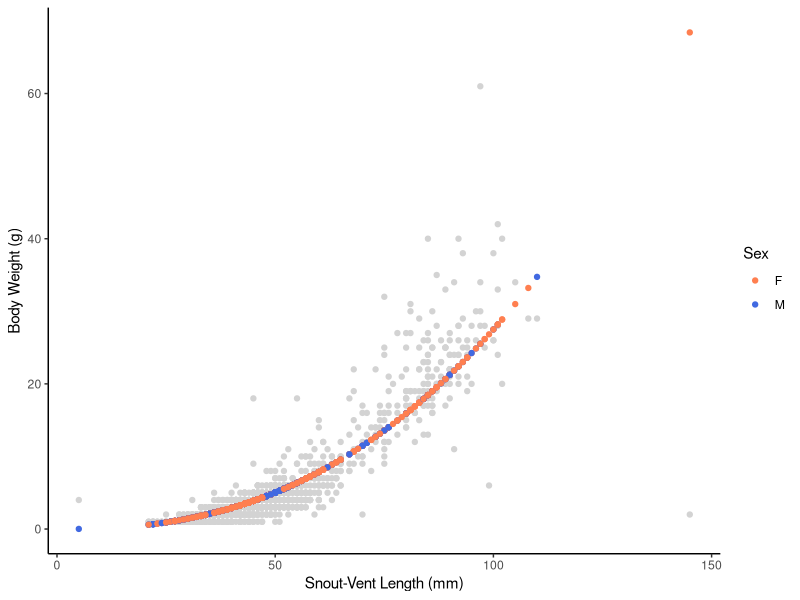
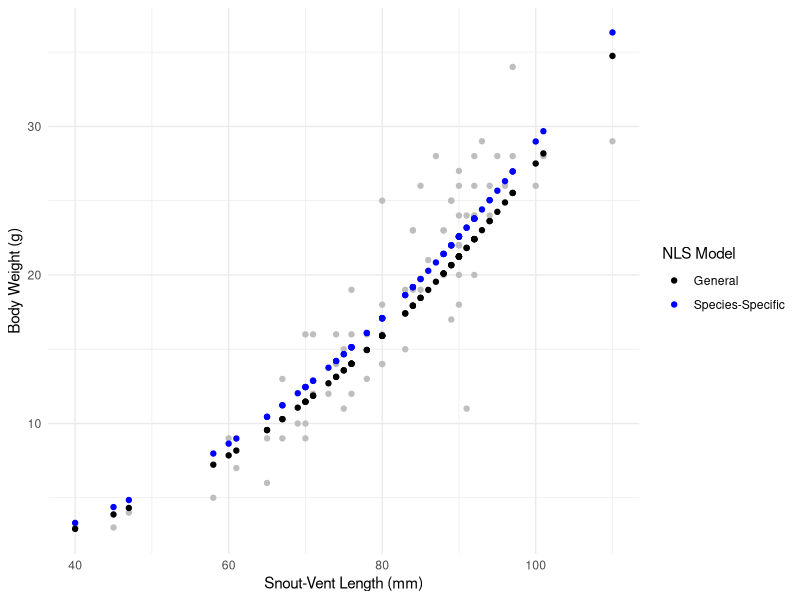

Write the R code that produced these figures, in order.
## ---- chunk 1
knitr::opts_chunk$set(echo = TRUE, message = FALSE, warning = FALSE)

library(tidyverse)
library(here)
library(Metrics)
library(kableExtra)
## ---- chunk 2

liz <- read_csv(here("data", "lizard.csv")) %>% 
  select(spp:weight) %>% 
  drop_na()
## ---- chunk 3

liz_func <- function(a, SV_length, b){
  weight = a*(SV_length^b)
  return(weight)
  }
## ---- chunk 4

# add log(length) and log(weight) to dataset

lizards <- liz %>% 
  mutate(log_length = log(SV_length),
         log_weight = log(weight))
## ---- chunk 5

# linear regression on log columns to find parameter estimates

lin_mod <- lm(log(weight) ~ log_length, data = lizards)

a_est <- exp(lin_mod$coefficients[1])
b_est <- lin_mod$coefficients[2]

## ---- chunk 6

liz_nls <- nls(weight ~ liz_func(a, SV_length, b),
      data = lizards,
      start = list(a = a_est, b = b_est))

summary(liz_nls) #rmse = 2.792

## ---- chunk 7

# add predictions column to lizards dataset

liz_pred <- lizards %>% 
  mutate(predictions = predict(liz_nls, lizards, interval = "prediction"))
## ---- chunk 8

# plot actual weights vs predicted (by sex)

ggplot(data = liz_pred) +
  geom_point(aes(x = SV_length, y = weight), color = "lightgrey") +
  geom_point(aes(x = SV_length, y = predictions, color = sex)) +
  scale_color_manual(values = c("coral", "royalblue")) +
  theme_classic() +
  labs(x = "Snout-Vent Length (mm)", y = "Body Weight (g)", color = "Sex")
## ---- chunk 9

broom::tidy(liz_nls) %>% 
    mutate(
    p.value = scales::pvalue(p.value)) %>% 
  kable(col.names = c("Coefficient", "Estimate", "Standard Error", "Statistic", "P Value"), digits = c(0, 5, 6, 2, 3), caption = "<b>Table 1. Nonlinear least squares model estimates.</b> The estimates of our parameter coefficients, their standard, statistics, and p-value are reported for the gener llizard species model.") %>% 
  kable_classic() %>% 
  kable_styling(full_width = FALSE, position = "center")
## ---- chunk 10

mww <- lizards %>% 
  filter(spp == "CNTI",
         sex == "M") %>% 
  drop_na()

# linear regression on log columns to find parameter estimates

lin_mod_mww <- lm(log(weight) ~ log_length, data = mww)

a_est_mww <- exp(lin_mod$coefficients[1])
b_est_mww <- lin_mod$coefficients[2]
## ---- chunk 11

mww_nls <- nls(weight ~ liz_func(a, SV_length, b),
      data = mww,
      start = list(a = a_est_mww, b = b_est_mww))

summary(mww_nls) #rmse = 3.40

mww_spp_pred <- mww %>% 
  mutate(predictions = predict(mww_nls, mww, interval = "prediction"))

mww_pred <- liz_pred %>% 
  filter(spp == "CNTI",
         sex == "M")
## ---- chunk 12

ggplot() +
  geom_point(data = mww, aes(x = SV_length, y = weight), color = "gray") +
  geom_point(data = mww_pred, aes(x = SV_length, y = predictions, 
                                     color = "General")) +
  geom_point(data = mww_spp_pred, aes(x = SV_length, y = predictions, 
                                 color = "Species-Specific")) +
  scale_color_manual(name = "NLS Model", breaks = c("General", 
                                                    "Species-Specific"),
                                           values = c("General" = "black", 
                                                      "Species-Specific" = 
                                                        "blue")) +
  labs(x = "Snout-Vent Length (mm)",
       y = "Body Weight (g)") +
  theme_minimal()
